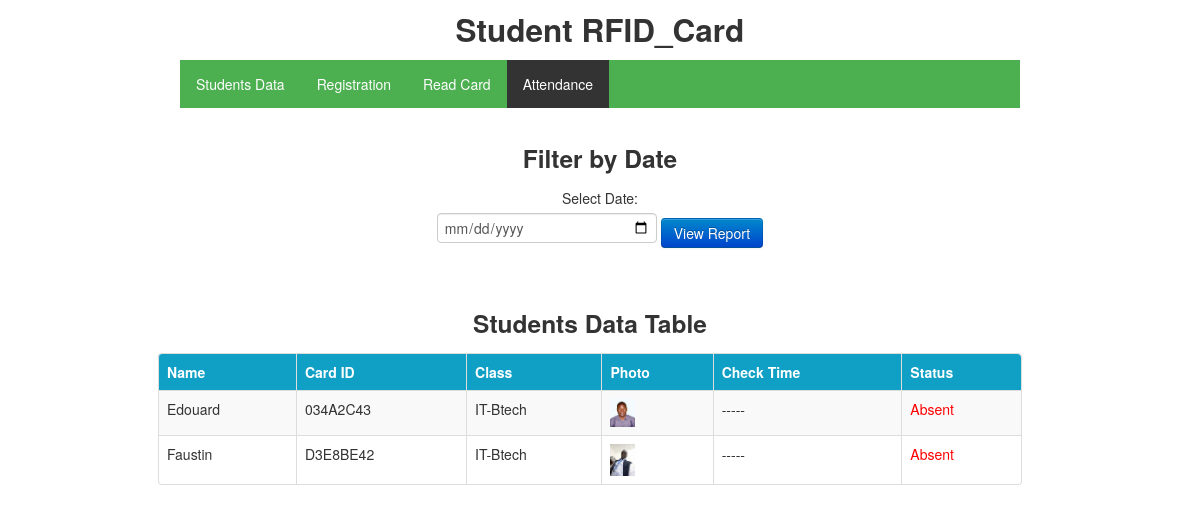
Page /report.php?selected_date=2024-12-18 17:21:59 on the earlier database version.
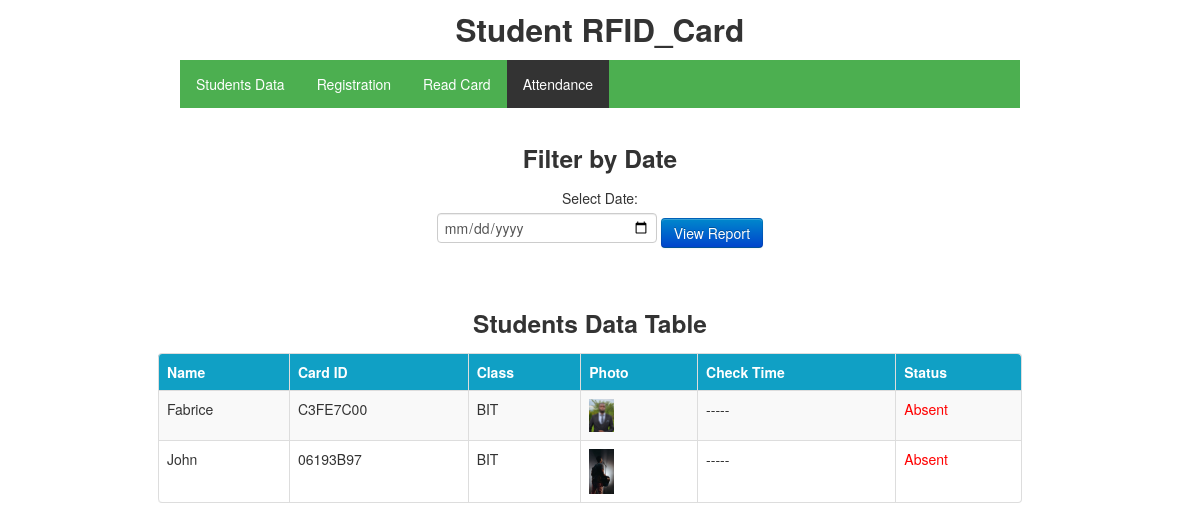
Same page on the later database version.
### tables this page shows
CREATE TABLE `table_the_iot_projects` (
  `name` varchar(100) NOT NULL,
  `id` varchar(100) NOT NULL,
  `year_of_study` varchar(100) NOT NULL,
  `class` varchar(100) NOT NULL,
  `photo` varchar(50) NOT NULL
);

### report.php (the view, shortened to what this page needs)
<!DOCTYPE html>
<html lang="en">
<html>
	<head>
		<link href="css/bootstrap.min.css" rel="stylesheet">
	</head>
	<body>
		<h2  style="text-align: center;">Student RFID_Card</h2>
		<ul class="topnav">
			<li><a href="user data.php">Students Data</a></li>
			<li><a  href="registration.php">Registration</a></li>
			<li><a href="read tag.php">Read Card</a></li>
			<li><a class="active" href="report.php">Attendance</a></li>
		</ul>
		<br>
		<div class="container">
			<h3 style="text-center">Filter by Date</h3>
			<form action="report.php" method="get">
				<label for="filter">Select Date:</label>
				<input type="date" name="selected_date" required>
				<button type="submit" class="btn btn-primary">View Report</button>
			</form>
			<br>
			<div class="row">
				<h3 style="text-center">Students Data Table</h3>
			</div>
			<div class="row">
				<table class="table table-striped table-bordered">
				  <thead>
					<tr bgcolor="#10a0c5" color="#FFFFFF">
					  <th>Name</th>
					  <th>Card ID</th>
					  <th>Class</th>
					  <th>Photo</th>
					  <th>Check Time</th>
					  <th>Status</th>
					</tr>
				  </thead>
				  <tbody>
				  <?php
				   $pdo = Database::connect();
					if (isset($_GET['selected_date'])) {
						$selected_date = $_GET['selected_date'];
						$sql = "SELECT t.id AS sid, t.name, t.class, t.photo, r.datetime
								FROM table_the_iot_projects t
								LEFT JOIN report r ON t.id = r.sid AND DATE(r.datetime) = ?
								ORDER BY t.name";
						$q = $pdo->prepare($sql);
						$q->execute([$selected_date]);
						$records = $q->fetchAll(PDO::FETCH_ASSOC);
						if (count($records) > 0) {
							foreach ($records as $row) {
								echo '<tr>';
								echo '<td>' . htmlspecialchars($row['name']) . '</td>';
								echo '<td>' . htmlspecialchars($row['sid']) . '</td>';
								echo '<td>' . htmlspecialchars($row['class']) . '</td>';
								echo '<td><img src="uploads/' . htmlspecialchars($row['photo']) . '" alt="Student Photo" style="width:25px; height:auto;"></td>';
								echo '<td>' . ($row['datetime'] ? htmlspecialchars($row['datetime']) : '-----') . '</td>';
								if (!empty($row['datetime'])) {
									echo '<td style="color: green;">Present</td>';
								} else {
									echo '<td style="color: red;">Absent</td>';
								}
								echo '</tr>';
							}
						} else {
							echo '<tr><td colspan="7">No report found for the selected date.</td></tr>';
						}
					} else {
						echo '<tr><td colspan="7">Please select a date to view the report.</td></tr>';
					}
				  ?>
				  </tbody>
				</table>
			</div>
		</div>
	</body>
</html>

### report.php (style rules this page uses)
html { font-family: Arial; display: inline-block; margin: 0px auto; text-align: center; }
ul.topnav { list-style-type: none; margin: auto; padding: 0; overflow: hidden; background-color: #4CAF50; width: 70%; }
ul.topnav li { float: left; }
ul.topnav li a { display: block; color: white; text-align: center; padding: 14px 16px; text-decoration: none; }
ul.topnav li a.active { background-color: #333; }
.table { margin: auto; width: 90%; }
thead { color: #FFFFFF; }

Differences in the rows shown:
removed table_the_iot_projects: name "Edouard", id "034A2C43", class "IT-Btech", photo (picture)
removed table_the_iot_projects: name "Faustin", id "D3E8BE42", class "IT-Btech", photo (picture)
added table_the_iot_projects: name "Fabrice", id "C3FE7C00", class "BIT", photo (picture)
added table_the_iot_projects: name "John", id "06193B97", class "BIT", photo (picture)
